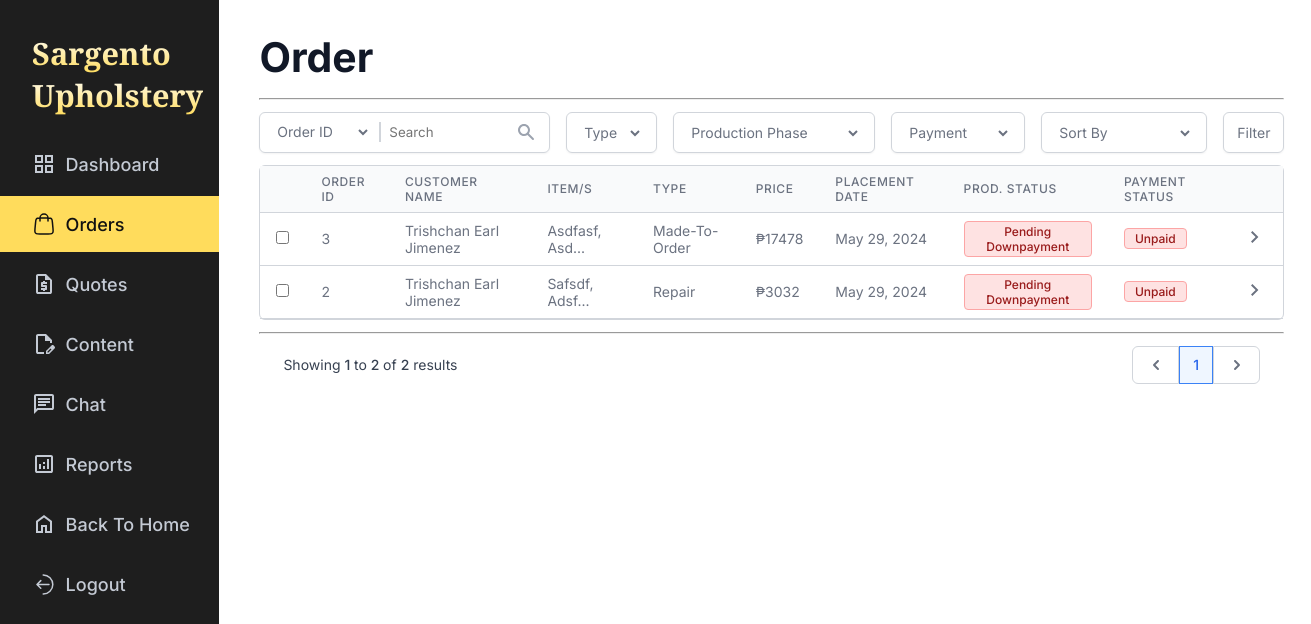
The app's page /admin/orders.php, older data.
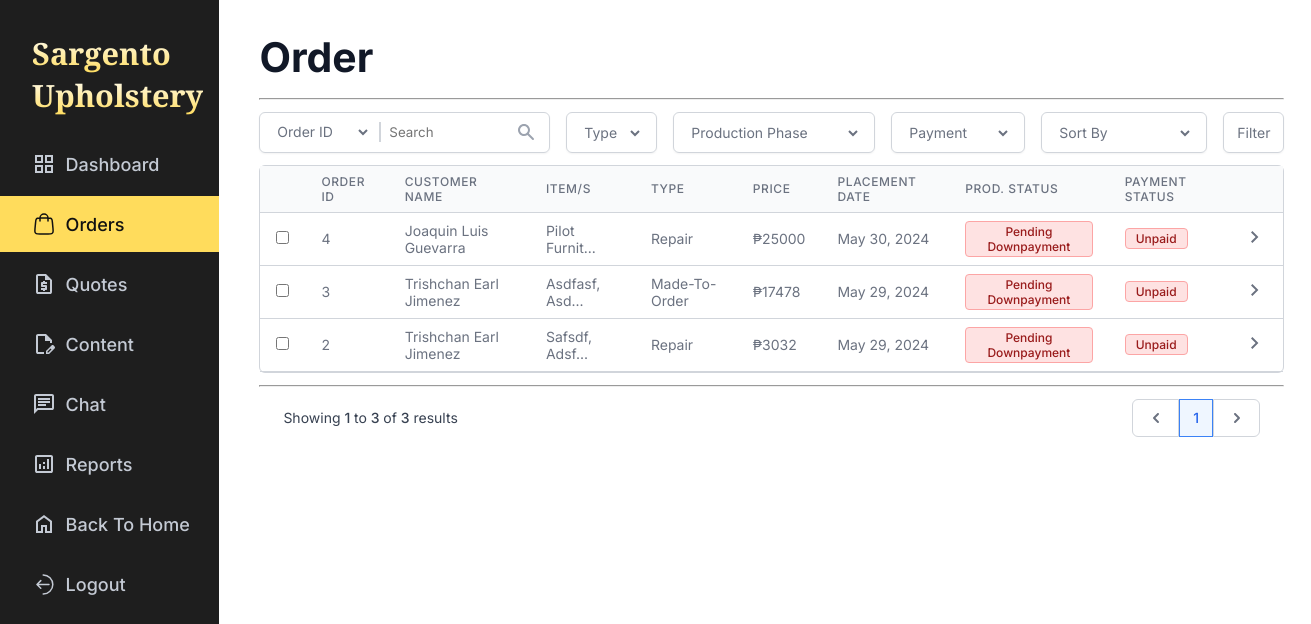
The same page, newer data.
### tables this page shows
CREATE TABLE `orders` (
  `order_id` int NOT NULL,
  `quote_id` int DEFAULT NULL,
  `order_phase` enum('pending_downpayment','awaiting_furniture','in_production','pending_fullpayment','out_for_delivery','received','cancelled') NOT NULL DEFAULT 'pending_downpayment',
  `payment_phase` enum('unpaid','partially_paid','fully_paid') NOT NULL DEFAULT 'unpaid',
  `created_at` datetime NOT NULL DEFAULT CURRENT_TIMESTAMP,
  `est_completion_date` date DEFAULT NULL,
  `updated_at` timestamp NOT NULL DEFAULT CURRENT_TIMESTAMP
);

### admin/orders.php (the view, shortened to what the changed rows need)
<?php
    require '../database_connection.php';
    $order_sort = $_GET['order-sort'] ?? '';
    $current_page = isset($_GET['page']) ? (int)($_GET['page']) : 1;
    $count_query = "
        SELECT
            COUNT(*) AS total_records
        FROM
            orders O
        JOIN
            quotes Q USING(quote_id)
        JOIN
            users U ON Q.customer_id = U.user_id
        WHERE 1
    ";
    $query = "
        SELECT
            O.order_id,
            U.name AS customer_name,
            Q.service_type AS order_type,
            Q.total_price AS price,
            GROUP_CONCAT(CONCAT(UPPER(SUBSTRING(I.furniture, 1, 1)), LOWER(SUBSTRING(I.furniture, 2))) SEPARATOR ', ') AS item,
            O.created_at AS placement_date,
            O.order_phase AS prod_status,
            O.payment_phase AS payment_status
        FROM
            orders O
        JOIN
            quotes Q USING (quote_id)
        LEFT JOIN
            items I USING (quote_id)
        JOIN
            users U ON Q.customer_id = U.user_id
        WHERE 1
    ";
    $count_result = $conn->query($count_query);
    $total_records = $count_result->fetch(PDO::FETCH_ASSOC)['total_records'];
    $query .= " GROUP BY O.order_id";
    if (!($order_sort === 'default' || empty($order_sort))) {
        $query .= " ORDER BY $order_sort DESC";
    } else {
        $query .= " ORDER BY O.updated_at DESC";
    }
    $query .= " LIMIT 10";
    $stmt = $conn->query($query);
    $orders = $stmt->fetchAll(PDO::FETCH_ASSOC);
    $page_count = $total_records < 10 ? 1 : ceil($total_records / 10);
?>
<!DOCTYPE html>
<html lang="en">
<head>
    <link rel="stylesheet" href="../css/global.css">
    <link rel="stylesheet" href="../css/admin/orders.css">
</head>
<body>
    <div class="orders">
        <?php require 'sidebar.php' ?>
        <div class="order-list">
            <table class="order-table">
                <thead>
                    <tr>
                        <th></th>
                        <th>Order Id</th>
                        <th>Customer Name</th>
                        <th>ITEM/S</th>
                        <th>Type</th>
                        <th>Price</th>
                        <th>Placement Date</th>
                        <th>Prod. Status</th>
                        <th>Payment Status</th>
                        <th></th>
                    </tr>
                </thead>
                <tbody>
                    <?php
                        foreach($orders AS $order) {
                            $price = is_null($order['price']) ? "N/A" : "₱{$order['price']}";
                            $date = date('M d, Y', strtotime($order['placement_date']));
                            $prod_status = str_replace("_", "-", $order['prod_status']);
                            $prod_status_text = ucwords(str_replace("-", " ", $prod_status));
                            $payment_status = str_replace("_", "-", $order['payment_status']);
                            $payment_status_text = ucwords(str_replace("_", " ", $order['payment_status']));
                            $type = ($order['order_type'] === "mto") ? "Made-To-Order" : "Repair";
                            $order_status = str_replace("_", "-", $order['prod_status']);
                            $statuses = [
                                "pending-downpayment" => "Pending Downpayment",
                                "awaiting-furniture" => "Awaiting Furniture",
                                "in-production" => "In Production",
                                "pending-fullpayment" => "Pending Fullpayment",
                                "out-for-delivery" => "Out for Delivery",
                                "received" => "Received",
                            ];
                            $prod_status_options = "";
                            if($order_status === "cancelled") {
                            } else {
                                $include = false;
                                foreach ($statuses as $status => $status_text) {
                                    if ($include) {
                                        $prod_status_options .= "<option value='{$status}'>{$status_text}</option>";
                                    }
                                    if ($status === $order_status) {
                                        $prod_status_options .= "<option value='{$status}'>{$status_text}</option>";
                                        $include = true;
                                    }
                                }
                            }
                            $item = ucwords($order['item']);
                            if (strlen($item) > 12) {
                                $item = substr($item, 0, 12) . '...';
                            }
                            echo "
                            <tr data-id='{$order['order_id']}'>
                                <td><input type='checkbox' name='' id=''></td>
                                <td>{$order['order_id']}</td>
                                <td>{$order['customer_name']}</td>
                                <td>{$item}</td>
                                <td>{$type}</td>
                                <td>{$price}</td>
                                <td>{$date}</td>
                                <td class='prod-status status'>
                                    <span data-prod-status='{$prod_status}'>{$prod_status_text}</span>
                                    <select name='select-prod-status' id=''>
                                        {$prod_status_options}
                                    </select>
                                </td>
                                <td class='payment-status status'>
                                    <span data-payment='{$payment_status}'>{$payment_status_text}</span>
                                    <select name='select-payment-status' id=''>
                                        <option value='unpaid'>Unpaid</option>
                                        <option value='partially-paid'>Partially Paid</option>
                                        <option value='fully-paid'>Fully Paid</option>
                                    </select>
                                </td>
                                <td class='chevron-right'>
                                    <a href='order_details.php?order-id={$order['order_id']}'>
                                        <svg xmlns='http://www.w3.org/2000/svg' height='24px' viewBox='0 -960 960 960' width='24px' fill='#6B7280'><path d='M504-480 320-664l56-56 240 240-240 240-56-56 184-184Z'/></svg>
                                    </a>
                                </td>
                            </tr>
                            ";
                        }
                    ?>
                </tbody>
            </table>
            <div class="query-records">
                <div class="record-count">
                    Showing
                    <span>
                        <?php
                            if($total_records === 0) echo 0;
                            else echo (($current_page-1) * 10) + 1;
                        ?>
                    </span>
                    to
                    <span>
                    <?php
                        if($current_page * 10 > $total_records) echo $total_records;
                        else echo $current_page * 10;
                    ?>
                    </span> of <span><?= $total_records ?></span> results
                </div>
                <form class="pagination" method="get">
                    <button type="submit" name="page" value="<?php echo $current_page - 1 ?>" class="previous-page page-btn" <?php if($current_page === 1) echo "disabled"?>>
                    </button>
                    <?php
                        for ($i = $current_page, $firstPages = 0; $i <= $page_count; $i++, $firstPages++) {
                            if($firstPages < 3 || $page_count - $i < 3) {
                                $is_active_page = $current_page === $i ? 'active-page' : '';
                                $disabled = $current_page === $i ? 'disabled' : '';
                                echo "
                                    <button type='submit' name='page' value='{$i}' class='page-btn {$is_active_page}' {$disabled}>
                                        {$i}
                                    </button>
                                ";
                            }
                        }
                    ?>
                    <button type="submit" value="<?php echo $current_page + 1 ?>" name="page" class="next-page page-btn" <?php if($current_page === (int)$page_count) echo "disabled"?>>
                    </button>
                </form>
            </div>
        </div>
    </div>
</body>
</html>

Row changes from the older to the newer data that the page shows:
added orders: order_id "4", customer_name "Joaquin Luis Guevarra", item "Pilot Furnit...", type "Repair", price "₱25000", created_at "May 30, 2024", order_phase "Pending Downpayment", payment_phase "Unpaid"
Text that changed along with them:
$total_records: "2" → "3"
